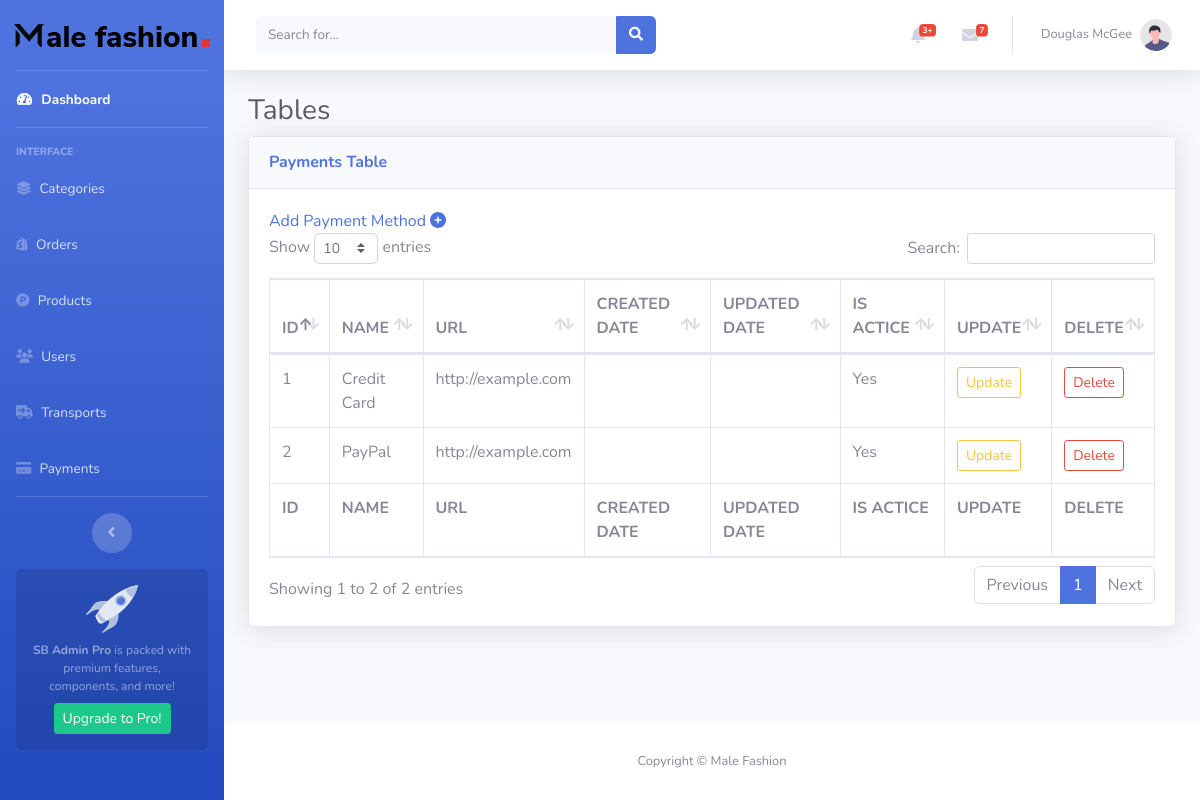
The app's page /admin-mau/Payments.php with its own data.
### tables this page shows
CREATE TABLE `payment_method` (
  `ID` int(11) NOT NULL,
  `NAME` varchar(250) DEFAULT NULL,
  `URL` varchar(250) DEFAULT NULL,
  `CREATED_DATE` timestamp NULL DEFAULT NULL,
  `UPDATED_DATE` timestamp NULL DEFAULT NULL,
  `ISACTIVE` tinyint(4) DEFAULT NULL
);

### admin-mau/Payments.php (the view, shortened to what this page needs)
<?php
include('../db.php');
$sql = "SELECT ID, NAME, URL, CREATED_DATE, UPDATED_DATE, ISACTIVE FROM payment_method";
$result = $conn->query($sql);
?>
<!DOCTYPE html>
<html lang="en">
<head>
    <link rel="stylesheet" href="https://cdnjs.cloudflare.com/ajax/libs/font-awesome/6.6.0/css/all.min.css"
 />
    <link href="vendor/fontawesome-free/css/all.min.css" rel="stylesheet" type="text/css">
    <link href="css/sb-admin-2.min.css" rel="stylesheet">
    <link href="vendor/datatables/dataTables.bootstrap4.min.css" rel="stylesheet">
</head>
<body id="page-top">
    <div id="wrapper">
        <ul class="navbar-nav bg-gradient-primary sidebar sidebar-dark accordion" id="accordionSidebar">
            <a class="sidebar-brand d-flex align-items-center justify-content-center" href="../index.php"><img
                    src="../img/logo.png" alt="">
            </a>
            <hr class="sidebar-divider my-0">
            <li class="nav-item active">
                <a class="nav-link" href="index.php">
                    <i class="fas fa-fw fa-tachometer-alt"></i>
                    <span>Dashboard</span></a>
            </li>
            <hr class="sidebar-divider">
            <div class="sidebar-heading">
                Interface
            </div>
            <li class="nav-item">
                <a class="nav-link collapsed" href="../admin-mau/Category.php">
                    <i class="fa-solid fa-layer-group"></i>
                    <span>Categories</span>
                </a>
            </li>
            <li class="nav-item">
                <a class="nav-link collapsed" href="../admin-mau/Orders.php">
                    <i class="fa-brands fa-shopify"></i>
                    <span>Orders</span>
                </a>
            </li>
            <li class="nav-item">
                <a class="nav-link collapsed" href="../admin-mau/Products.php">
                    <i class="fa-brands fa-product-hunt"></i>
                    <span>Products</span>
                </a>
            </li>
            <li class="nav-item">
                <a class="nav-link" href="../admin-mau/Users.php">
                    <i class="fa-solid fa-users"></i>
                    <span>Users</span></a>
            </li>
            <li class="nav-item">
                <a class="nav-link" href="../admin-mau/Transports.php">
                    <i class="fa-solid fa-truck-arrow-right"></i>
                    <span>Transports</span></a>
            </li>
            <li class="nav-item">
                <a class="nav-link" href="../admin-mau/Payments.php">
                    <i class="fa-solid fa-credit-card"></i>
                    <span>Payments</span></a>
            </li>
            <hr class="sidebar-divider d-none d-md-block">
            <div class="text-center d-none d-md-inline">
                <button class="rounded-circle border-0" id="sidebarToggle"></button>
            </div>
            <div class="sidebar-card d-none d-lg-flex">
                <img class="sidebar-card-illustration mb-2" src="img/undraw_rocket.svg" alt="...">
                <p class="text-center mb-2"><strong>SB Admin Pro</strong> is packed with premium features, components,
                    and more!</p>
                <a class="btn btn-success btn-sm" href="https://startbootstrap.com/theme/sb-admin-pro">Upgrade to
                    Pro!</a>
            </div>
        </ul>
        <div id="content-wrapper" class="d-flex flex-column">
            <div id="content">
                <nav class="navbar navbar-expand navbar-light bg-white topbar mb-4 static-top shadow">
                    <form
                        class="d-none d-sm-inline-block form-inline mr-auto ml-md-3 my-2 my-md-0 mw-100 navbar-search">
                        <div class="input-group">
                            <input type="text" class="form-control bg-light border-0 small" placeholder="Search for..."
                                aria-label="Search" aria-describedby="basic-addon2">
                            <div class="input-group-append">
                                <button class="btn btn-primary" type="button">
                                    <i class="fas fa-search fa-sm"></i>
                                </button>
                            </div>
                        </div>
                    </form>
                    <ul class="navbar-nav ml-auto">
                        <li class="nav-item dropdown no-arrow mx-1">
                            <a class="nav-link dropdown-toggle" href="#" id="alertsDropdown" role="button"
                                data-toggle="dropdown" aria-haspopup="true" aria-expanded="false">
                                <i class="fas fa-bell fa-fw"></i>
                                <span class="badge badge-danger badge-counter">3+</span>
                            </a>
                        </li>
                        <li class="nav-item dropdown no-arrow mx-1">
                            <a class="nav-link dropdown-toggle" href="#" id="messagesDropdown" role="button"
                                data-toggle="dropdown" aria-haspopup="true" aria-expanded="false">
                                <i class="fas fa-envelope fa-fw"></i>
                                <span class="badge badge-danger badge-counter">7</span>
                            </a>
                        </li>
                        <li class="nav-item dropdown no-arrow">
                            <a class="nav-link dropdown-toggle" href="#" id="userDropdown" role="button"
                                data-toggle="dropdown" aria-haspopup="true" aria-expanded="false">
                                <span class="mr-2 d-none d-lg-inline text-gray-600 small">Douglas McGee</span>
                                <img class="img-profile rounded-circle" src="img/undraw_profile.svg">
                            </a>
                        </li>
                    </ul>
                </nav>
                <div class="container-fluid">
                    <h1 class="h3 mb-2 text-gray-800">Tables</h1>
                    <div class="card shadow mb-4">
                        <div class="card-header py-3">
                            <h6 class="m-0 font-weight-bold text-primary">Payments Table</h6>
                        </div>
                        <div class="card-body">
                            <div class="table-responsive">
                                <table class="table table-bordered" id="dataTable" width="100%" cellspacing="0">
                                    <div class="add-button">
                                        <a href="add-payment.php">
                                            Add Payment Method
                                            <i class="fa-solid fa-circle-plus"></i>
                                        </a>
                                    </div>
                                    <thead>
                                        <tr>
                                            <th>ID</th>
                                            <th>NAME</th>
                                            <th>URL</th>
                                            <th>CREATED DATE</th>
                                            <th>UPDATED DATE</th>
                                            <th>IS ACTICE</th>
                                            <th>UPDATE</th>
                                            <th>DELETE</th>
                                        </tr>
                                    </thead>
                                    <tfoot>
                                        <tr>
                                            <th>ID</th>
                                            <th>NAME</th>
                                            <th>URL</th>
                                            <th>CREATED DATE</th>
                                            <th>UPDATED DATE</th>
                                            <th>IS ACTICE</th>
                                            <th>UPDATE</th>
                                            <th>DELETE</th>
                                        </tr>
                                    </tfoot>
                                    <tbody>
                                        <?php
                                        if ($result->num_rows > 0) {
                                            while ($row = $result->fetch_assoc()) {
                                                echo "<tr>";
                                                echo "<td>{$row['ID']}</td>";
                                                echo "<td>{$row['NAME']}</td>";
                                                echo "<td>{$row['URL']}</td>";
                                                echo "<td>{$row['CREATED_DATE']}</td>";
                                                echo "<td>{$row['UPDATED_DATE']}</td>";
                                                echo "<td>" . ($row['ISACTIVE'] ? 'Yes' : 'No') . "</td>";
                                                echo "<td><a href='update-payment.php?id={$row['ID']}' class='btn btn-outline-warning btn-sm'>Update</a></td>";
                                                echo "<td><a href='delete-payment.php?id={$row['ID']}' class='btn btn-outline-danger btn-sm'>Delete</a></td>";
                                                echo "</tr>";
                                            }
                                        } else {
                                            echo "<tr><td colspan='8'>No payment methods found</td></tr>";
                                        }
                                        ?>
                                    </tbody>
                                </table>
                            </div>
                        </div>
                    </div>
                </div>
            </div>
            <footer class="sticky-footer bg-white">
                <div class="container my-auto">
                    <div class="copyright text-center my-auto">
                        <span>Copyright &copy; Male Fashion</span>
                    </div>
                </div>
            </footer>
        </div>
    </div>
</body>
</html>

### records on screen
payment_method: ID "1", NAME "Credit Card", URL "http://example.com", ISACTIVE "Yes"
payment_method: ID "2", NAME "PayPal", URL "http://example.com", ISACTIVE "Yes"
